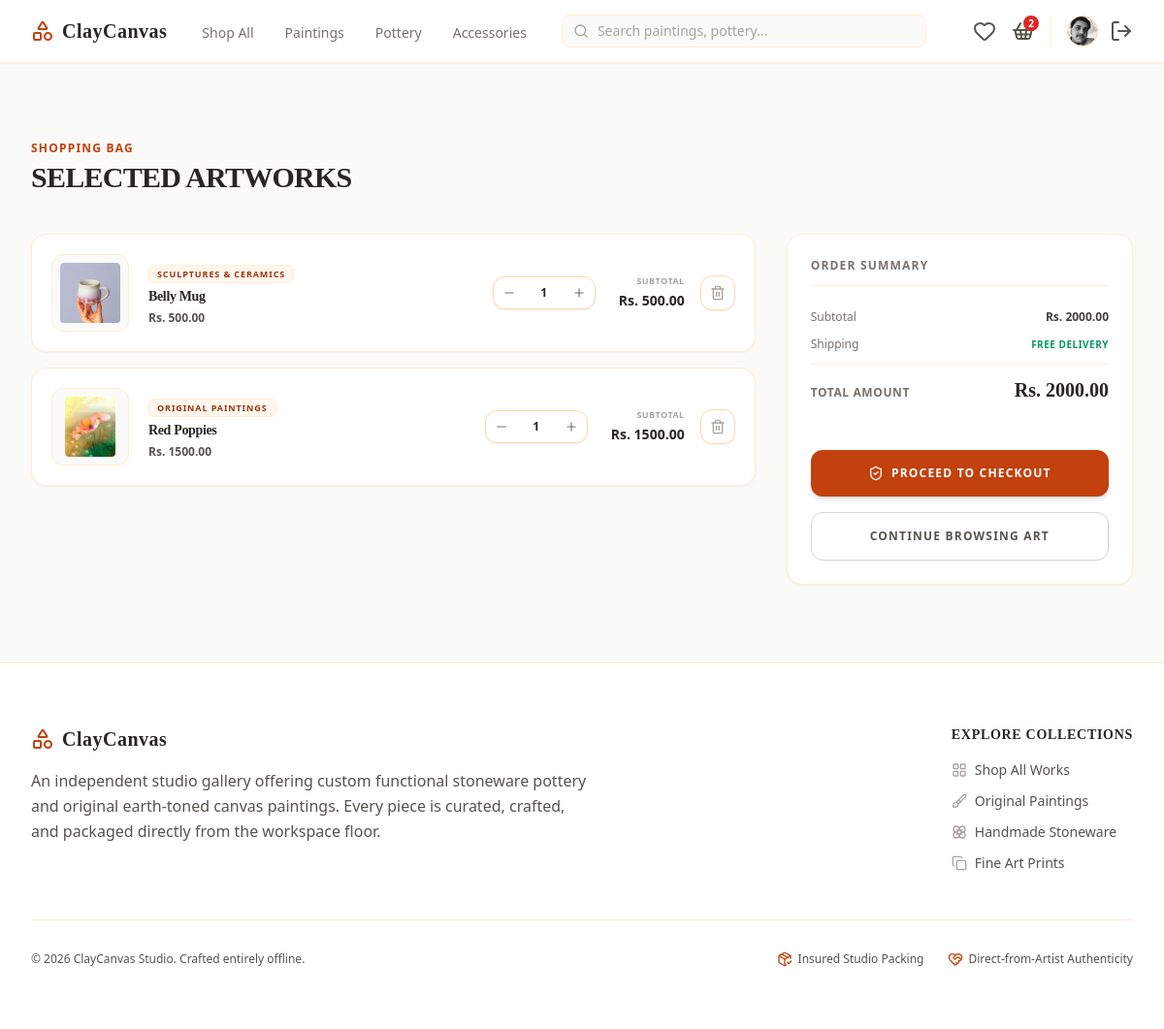
/cart/ (signed in), run on an earlier commit of the app's database.
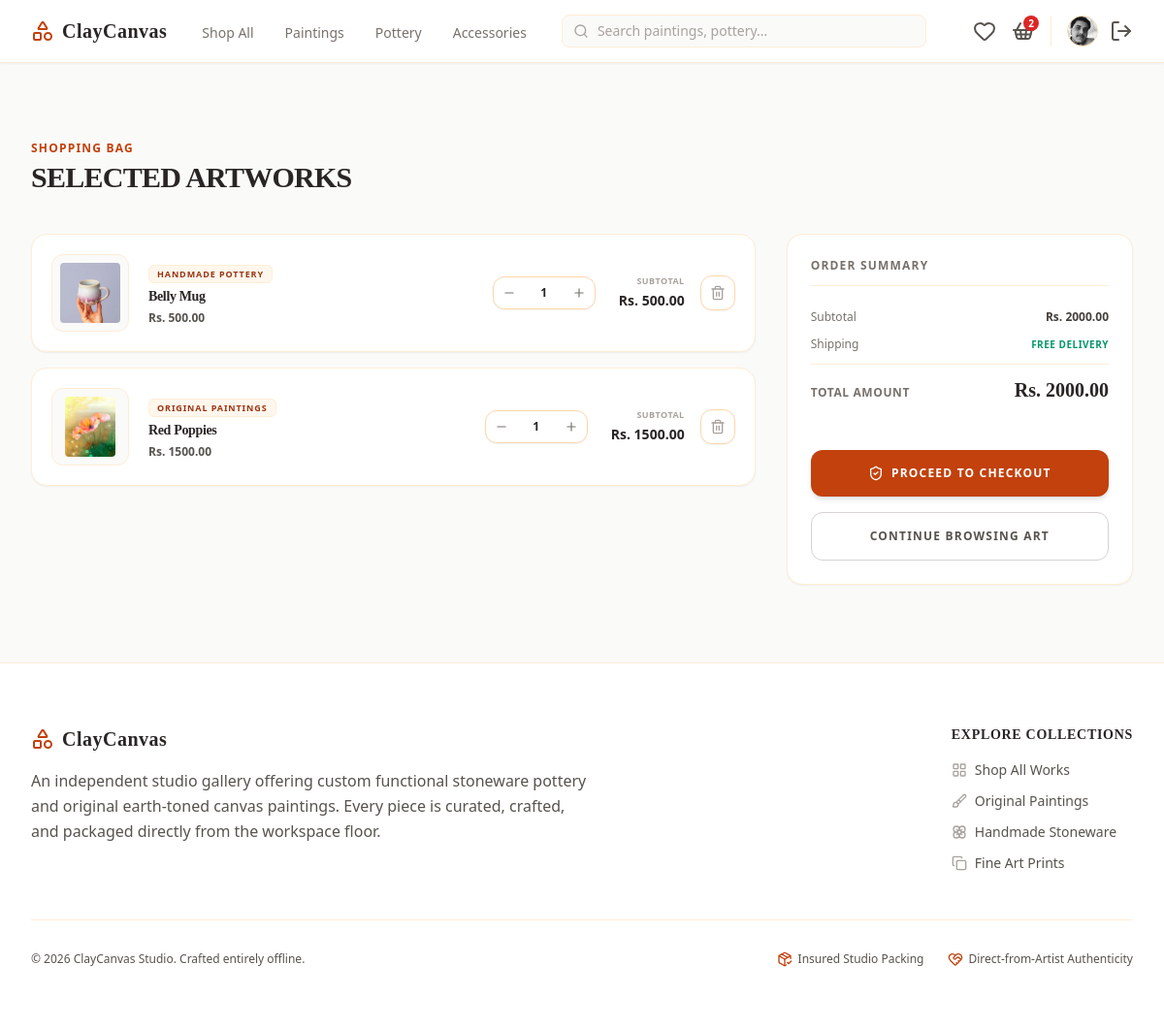
And on a later commit of the database.
### cc_app/models.py (models this page shows, shortened)
class CartItem(models.Model):
    cart = models.ForeignKey(Cart, on_delete=models.CASCADE, related_name='items')
    product = models.ForeignKey(Product, on_delete=models.CASCADE)
    quantity = models.PositiveIntegerField(default=1)
    @property
    def total_price(self):
        return self.product.price * self.quantity

class Product(models.Model):
    class Category(models.TextChoices):
        PAINTINGS = 'paintings', 'Original Paintings'
        POTTERY = 'pottery', 'Handmade Pottery'
        CERAMICS = 'ceramics', 'Sculptures & Ceramics'
        PRINTS = 'prints', 'Canvas & Fine Art Prints'
        ACCESSORIES = 'accessories', 'Art Supplies & Displays'
    name = models.CharField(max_length=255)
    category = models.CharField(max_length=30, choices=Category.choices)
    description = models.TextField(help_text="Detailed description of the artwork, dimensions, and materials used.")
    price = models.DecimalField(max_digits=10, decimal_places=2)
    stock = models.PositiveIntegerField(default=1, help_text="Set to 1 for unique, original one-off masterworks.")
    product_image = models.ImageField(upload_to='images/products/')
    is_active = models.BooleanField(default=True)
    created_at = models.DateTimeField(auto_now_add=True)

### cc_app/views/cart_view.py (the view)
# urls.py: path('cart/', cart_view, name='cart'),
@login_required
def cart_view(request):
    if request.user.is_staff:
        messages.error(request, "Staff members do not have a shopping cart.")
        return redirect('/products/')
    cart, created = Cart.objects.get_or_create(customer=request.user)
    cart_items = CartItem.objects.filter(cart=cart)
    total_price = sum(item.product.price * item.quantity for item in cart_items)
    return render(request, 'main/cart_page.html', {'cart_items': cart_items, 'total_price': total_price})

### cc_app/templates/main/cart_page.html (shortened to what the changed rows need)
<!DOCTYPE html>
<html lang="en">
<head>
    {% load static %}
    <link href="{% static 'css/styles.css' %}" rel="stylesheet" />
</head>
<body class="bg-stone-50 text-stone-800 font-sans min-h-screen flex flex-col">
    <main class="flex-grow max-w-7xl w-full mx-auto px-4 sm:px-6 lg:px-8 py-12 lg:py-20">
        <div class="mb-10">
            <h1 class="text-xs font-bold uppercase tracking-widest text-orange-700 mb-1">Shopping Bag</h1>
        </div>
        {% if cart_items %}
            <div class="grid grid-cols-1 lg:grid-cols-3 gap-8 items-start">
                <div class="lg:col-span-2 space-y-4">
                    {% for item in cart_items %}
                        <div class="bg-white border border-orange-100 rounded-2xl p-4 sm:p-5 flex flex-col sm:flex-row items-center justify-between gap-5 hover:border-orange-200 transition-all shadow-sm">
                            <div class="flex flex-col sm:flex-row items-center gap-5 w-full sm:w-auto">
                                <div class="w-20 h-20 bg-stone-50 border border-orange-100 rounded-xl overflow-hidden flex items-center justify-center p-2 shrink-0">
                                    {% if item.product.product_image %}
                                        <img src="{{ item.product.product_image.url }}" alt="{{ item.product.name }}" class="max-w-full max-h-full object-contain rounded">
                                    {% else %}
                                        <i data-lucide="camera" class="w-6 h-6 text-stone-300"></i>
                                    {% endif %}
                                </div>
                                <div class="space-y-1 text-center sm:text-left">
                                    <span class="text-[9px] font-bold uppercase tracking-widest text-orange-800 bg-orange-50 border border-orange-100 px-2 py-0.5 rounded-md">
                                        {{ item.product.get_category_display }}
                                    </span>
                                    <h3 class="font-bold text-stone-950 text-sm tracking-tight line-clamp-1 mt-1 font-serif">
                                        {{ item.product.name }}
                                    </h3>
                                    <p class="text-xs font-semibold text-stone-600">
                                        Rs. {{ item.product.price|floatformat:2 }}
                                    </p>
                                </div>
                            </div>
                            <div class="flex items-center justify-between sm:justify-end gap-6 w-full sm:w-auto border-t sm:border-t-0 border-stone-100 pt-4 sm:pt-0">
                                <div class="flex items-center border border-orange-200 rounded-xl overflow-hidden bg-white shadow-sm">
                                    <a href="/cart/decrease/{{ item.product.id }}/" class="w-8 h-8 flex items-center justify-center text-stone-500 hover:text-orange-700 hover:bg-stone-50 transition-colors">
                                        <i data-lucide="minus" class="w-3.5 h-3.5"></i>
                                    </a>
                                    <span class="w-10 text-center text-xs font-bold text-stone-800">
                                        {{ item.quantity }}
                                    </span>
                                    <a href="/cart/increase/{{ item.product.id }}/" class="w-8 h-8 flex items-center justify-center text-stone-500 hover:text-orange-700 hover:bg-stone-50 transition-colors">
                                        <i data-lucide="plus" class="w-3.5 h-3.5"></i>
                                    </a>
                                </div>
                                <div class="flex items-center gap-4">
                                    <div class="text-right hidden sm:block">
                                        <span class="text-[9px] text-stone-400 block uppercase font-bold tracking-wider">Subtotal</span>
                                        <span class="text-sm font-bold text-orange-950">Rs. {{ item.total_price|floatformat:2 }}</span>
                                    </div>
                                    <a href="/cart/remove/{{ item.product.id }}/" class="w-9 h-9 bg-white hover:bg-rose-50 border border-orange-200 hover:border-rose-200 text-stone-400 hover:text-rose-600 rounded-xl transition-all flex items-center justify-center shadow-sm">
                                        <i data-lucide="trash-2" class="w-4 h-4"></i>
                                    </a>
                                </div>
                            </div>
                        </div>
                    {% endfor %}
                </div>
                <div class="bg-white border border-orange-100 rounded-2xl p-6 space-y-6 lg:sticky lg:top-24 shadow-sm">
                    <h2 class="text-xs font-bold uppercase tracking-widest text-stone-500 border-b border-orange-100 pb-3">Order Summary</h2>
                </div>
            </div>
        {% endif %}
    </main>
</body>
</html>

What changed in the data, as far as the page shows it:
changed through a linked row, CartItem "Belly Mug": product.category "SCULPTURES & CERAMICS" → "HANDMADE POTTERY"
